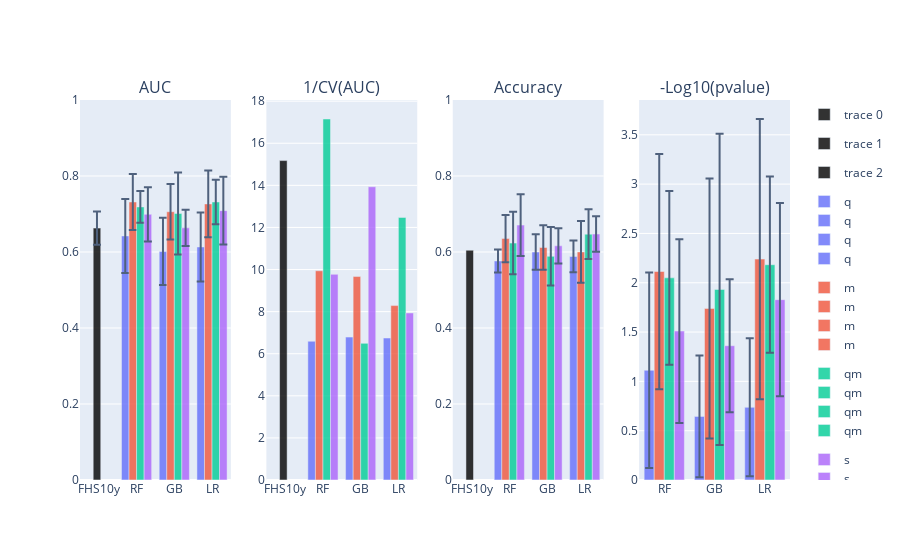

Notebook source saved alongside this figure:
### Code cell
fig = make_subplots(rows=1, cols=4, subplot_titles=['AUC', '1/CV(AUC)', 'Accuracy', '-Log10(pvalue)'])

i = 'q'

mymodels = ['rf', 'gb', 'lr']

fig.add_trace(go.Bar(
    x=['FHS10y'], y=[np.median(fhsonly_score['auc'])], marker_color='black',offset=-0.15, width=0.2, opacity=0.8,
    error_y=dict(
        array=[np.median(np.abs(np.array(fhsonly_score['auc'])-np.median(fhsonly_score['auc']))) for j in mymodels]
    )
), row=1, col=1)

fig.add_trace(go.Bar(
    x=['FHS10y'], y=[np.median(fhsonly_score['auc'])/np.median(np.abs(np.array(fhsonly_score['auc'])-np.median(fhsonly_score['auc'])))], marker_color='black',offset=-0.15, width=0.2, opacity=0.8
), row=1, col=2)

# fig.add_trace(go.Bar(
#     x=['FHS10y'], y=[-np.log10(np.mean(fhsonly_score['pv']))], marker_color='black',offset=-0.15, width=0.2, opacity=0.8
# ), row=1, col=3)
fig.add_trace(go.Bar(
    x=['FHS10y'], y=[np.median([i['test_score'] for i in fhsonly.values()])], marker_color='black',offset=-0.15, width=0.2, opacity=0.8
), row=1, col=3)

for n,i in enumerate(['q', 'm', 'qm', 's']):
    fig.add_trace(go.Bar(
        x=[i.upper() for i in mymodels],
        y=[np.median(modelScores[i][j]['auc']) for j in mymodels],
        opacity=0.8, name=i, marker_color=palette[n], legendgroup=n,#, offsetgroup=n+1
        error_y=dict(
            array=[np.median(np.abs(np.array(modelScores[i][j]['auc'])-np.median(modelScores[i][j]['auc']))) for j in mymodels]
        )
    ), row=1, col=1)

    fig.add_trace(go.Bar(
        x=[i.upper() for i in mymodels],
        y=[np.median(modelScores[i][j]['auc'])/np.median(np.abs(np.array(modelScores[i][j]['auc'])-np.median(modelScores[i][j]['auc']))) for j in mymodels],
        opacity=0.8, name=i, marker_color=palette[n], legendgroup=n,#, offsetgroup=n+1
    ), row=1, col=2)


for n,i in enumerate(['q', 'm', 'qm', 's']):
    fig.add_trace(go.Bar(
        x=[i.upper() for i in mymodels],
        y=[np.median(-np.log10(modelScores[i][j]['pv'])) for j in mymodels],
        opacity=0.8, name=i, marker_color=palette[n], legendgroup=n,
        error_y=dict(
            array=[np.median(np.abs(np.array(-np.log10(modelScores[i][j]['pv']))-np.median(-np.log10(modelScores[i][j]['pv'])))) for j in mymodels]
        )
    ), row=1, col=4)

for n,i in enumerate(['q', 'm', 'qm', 's']):
    fig.add_trace(go.Bar(
        x=[i.upper() for i in mymodels],
        #y=[scores.loc[:, idx[:, [j]]].droplevel(axis=1, level=1).loc['test'][i][0] for j in mymodels],
        y=[np.median(modelScores[i][j]['accuracy']) for j in mymodels],
        opacity=0.8, name=i, marker_color=palette[n], legendgroup=n,
        error_y=dict(
            array=[np.median(np.abs(np.array(modelScores[i][j]['accuracy'])-np.median(modelScores[i][j]['accuracy']))) for j in mymodels]
        )
    ), row=1, col=3)

fig.update_yaxes(range=(0, 1), row=1, col=1)
fig.update_yaxes(range=(0, 1), row=1, col=3)

fig.show()

############

fig = make_subplots(rows=1, cols=3, subplot_titles=['AUC', 'Accuracy', '-Log10(pvalue)'])
fig.add_trace(go.Bar(
    x=['FHS10y'], y=[np.mean(fhsonly_score['auc'])], marker_color='black',offset=-0.15, width=0.2, opacity=0.8
), row=1, col=1)
# fig.add_trace(go.Bar(
#     x=['FHS10y'], y=[-np.log10(np.mean(fhsonly_score['pv']))], marker_color='black',offset=-0.15, width=0.2, opacity=0.8
# ), row=1, col=3)
fig.add_trace(go.Bar(
    x=['FHS10y'], y=[np.mean([i['test_score'] for i in fhsonly.values()])], marker_color='black',offset=-0.15, width=0.2, opacity=0.8
), row=1, col=2)
for n,i in enumerate(['q', 'm', 'qm', 's']):
    fig.add_trace(go.Bar(
        x=[i.upper() for i in mymodels],
        y=[np.mean(FHSmodelScores[i][j]['auc']) for j in mymodels],
        opacity=0.8, name=i, marker_color=palette[n], legendgroup=n#, offsetgroup=n+1
        # error_y=dict(
        #     array=[scores.loc[:, idx[:, [j]]].droplevel(axis=1, level=1).loc['test'][i][1] for j in mymodels]
        # )
    ), row=1, col=1)


for n,i in enumerate(['q', 'm', 'qm', 's']):
    fig.add_trace(go.Bar(
        x=[i.upper() for i in mymodels],
        y=[np.mean(-np.log10(FHSmodelScores[i][j]['pv'])) for j in mymodels],
        opacity=0.8, name=i, marker_color=palette[n], legendgroup=n,
        # error_y=dict(
        #     array=[scores.loc[:, idx[:, [j]]].droplevel(axis=1, level=1).loc['test'][i][1] for j in mymodels]
        # )
    ), row=1, col=3)

for n,i in enumerate(['q', 'm', 'qm', 's']):
    fig.add_trace(go.Bar(
        x=[i.upper() for i in mymodels],
        #y=[scores.loc[:, idx[:, [j]]].droplevel(axis=1, level=1).loc['test'][i][0] for j in mymodels],
        y=[np.mean(FHSmodelScores[i][j]['accuracy']) for j in mymodels],
        opacity=0.8, name=i, marker_color=palette[n], legendgroup=n,
        # error_y=dict(
        #     array=[scores.loc[:, idx[:, [j]]].droplevel(axis=1, level=1).loc['test'][i][1] for j in mymodels]
        # )
    ), row=1, col=2)

# fig.update_yaxes(range=(0.5, 0.8), row=1, col=1)
# fig.update_yaxes(range=(0.5, 0.7), row=1, col=2)

# fig.show()

### Figure 1 — Plotly figure (JSON) as saved in the notebook; plotly's stock layout.template omitted (floating-point values rounded to 4 significant figures)
{"data": [{"error_y": {"array": [0.04368, 0.04368, 0.04368]}, "marker": {"color": "black"}, "offset": -0.15, "opacity": 0.8, "type": "bar", "width": 0.2, "x": ["FHS10y"], "xaxis": "x", "y": [0.6629], "yaxis": "y"}, {"marker": {"color": "black"}, "offset": -0.15, "opacity": 0.8, "type": "bar", "width": 0.2, "x": ["FHS10y"], "xaxis": "x2", "y": [15.18], "yaxis": "y2"}, {"marker": {"color": "black"}, "offset": -0.15, "opacity": 0.8, "type": "bar", "width": 0.2, "x": ["FHS10y"], "xaxis": "x3", "y": [0.6047], "yaxis": "y3"}, {"error_y": {"array": [0.0974, 0.08859, 0.09091]}, "legendgroup": "0", "marker": {"color": "#636EFA"}, "name": "q", "opacity": 0.8, "type": "bar", "x": ["RF", "GB", "LR"], "xaxis": "x", "y": [0.6422, 0.6016, 0.6133], "yaxis": "y"}, {"legendgroup": "0", "marker": {"color": "#636EFA"}, "name": "q", "opacity": 0.8, "type": "bar", "x": ["RF", "GB", "LR"], "xaxis": "x2", "y": [6.594, 6.791, 6.746], "yaxis": "y2"}, {"error_y": {"array": [0.07359, 0.07303, 0.08766]}, "legendgroup": "1", "marker": {"color": "#EF553B"}, "name": "m", "opacity": 0.8, "type": "bar", "x": ["RF", "GB", "LR"], "xaxis": "x", "y": [0.7316, 0.7059, 0.7265], "yaxis": "y"}, {"legendgroup": "1", "marker": {"color": "#EF553B"}, "name": "m", "opacity": 0.8, "type": "bar", "x": ["RF", "GB", "LR"], "xaxis": "x2", "y": [9.941, 9.666, 8.287], "yaxis": "y2"}, {"error_y": {"array": [0.0419, 0.108, 0.05865]}, "legendgroup": "2", "marker": {"color": "#00CC96"}, "name": "qm", "opacity": 0.8, "type": "bar", "x": ["RF", "GB", "LR"], "xaxis": "x", "y": [0.7187, 0.7012, 0.7316], "yaxis": "y"}, {"legendgroup": "2", "marker": {"color": "#00CC96"}, "name": "qm", "opacity": 0.8, "type": "bar", "x": ["RF", "GB", "LR"], "xaxis": "x2", "y": [17.15, 6.492, 12.47], "yaxis": "y2"}, {"error_y": {"array": [0.07153, 0.04762, 0.08931]}, "legendgroup": "3", "marker": {"color": "#AB63FA"}, "name": "s", "opacity": 0.8, "type": "bar", "x": ["RF", "GB", "LR"], "xaxis": "x", "y": [0.6991, 0.6635, 0.7089], "yaxis": "y"}, {"legendgroup": "3", "marker": {"color": "#AB63FA"}, "name": "s", "opacity": 0.8, "type": "bar", "x": ["RF", "GB", "LR"], "xaxis": "x2", "y": [9.774, 13.93, 7.937], "yaxis": "y2"}, {"error_y": {"array": [0.9921, 0.6179, 0.7001]}, "legendgroup": "0", "marker": {"color": "#636EFA"}, "name": "q", "opacity": 0.8, "type": "bar", "x": ["RF", "GB", "LR"], "xaxis": "x4", "y": [1.113, 0.6446, 0.7373], "yaxis": "y4"}, {"error_y": {"array": [1.192, 1.318, 1.42]}, "legendgroup": "1", "marker": {"color": "#EF553B"}, "name": "m", "opacity": 0.8, "type": "bar", "x": ["RF", "GB", "LR"], "xaxis": "x4", "y": [2.114, 1.74, 2.24], "yaxis": "y4"}, {"error_y": {"array": [0.8817, 1.577, 0.8934]}, "legendgroup": "2", "marker": {"color": "#00CC96"}, "name": "qm", "opacity": 0.8, "type": "bar", "x": ["RF", "GB", "LR"], "xaxis": "x4", "y": [2.05, 1.932, 2.183], "yaxis": "y4"}, {"error_y": {"array": [0.9314, 0.6736, 0.9795]}, "legendgroup": "3", "marker": {"color": "#AB63FA"}, "name": "s", "opacity": 0.8, "type": "bar", "x": ["RF", "GB", "LR"], "xaxis": "x4", "y": [1.51, 1.362, 1.829], "yaxis": "y4"}, {"error_y": {"array": [0.03045, 0.04651, 0.04181]}, "legendgroup": "0", "marker": {"color": "#636EFA"}, "name": "q", "opacity": 0.8, "type": "bar", "x": ["RF", "GB", "LR"], "xaxis": "x3", "y": [0.5764, 0.5999, 0.5883], "yaxis": "y3"}, {"error_y": {"array": [0.06229, 0.05869, 0.0814]}, "legendgroup": "1", "marker": {"color": "#EF553B"}, "name": "m", "opacity": 0.8, "type": "bar", "x": ["RF", "GB", "LR"], "xaxis": "x3", "y": [0.6354, 0.6118, 0.6002], "yaxis": "y3"}, {"error_y": {"array": [0.08223, 0.07697, 0.06561]}, "legendgroup": "2", "marker": {"color": "#00CC96"}, "name": "qm", "opacity": 0.8, "type": "bar", "x": ["RF", "GB", "LR"], "xaxis": "x3", "y": [0.6235, 0.5886, 0.647], "yaxis": "y3"}, {"error_y": {"array": [0.0814, 0.04651, 0.04679]}, "legendgroup": "3", "marker": {"color": "#AB63FA"}, "name": "s", "opacity": 0.8, "type": "bar", "x": ["RF", "GB", "LR"], "xaxis": "x3", "y": [0.6708, 0.6163, 0.6473], "yaxis": "y3"}], "layout": {"annotations": [{"font": {"size": 16}, "showarrow": false, "text": "AUC", "x": 0.1062, "xanchor": "center", "xref": "paper", "y": 1, "yanchor": "bottom", "yref": "paper"}, {"font": {"size": 16}, "showarrow": false, "text": "1/CV(AUC)", "x": 0.3688, "xanchor": "center", "xref": "paper", "y": 1, "yanchor": "bottom", "yref": "paper"}, {"font": {"size": 16}, "showarrow": false, "text": "Accuracy", "x": 0.6313, "xanchor": "center", "xref": "paper", "y": 1, "yanchor": "bottom", "yref": "paper"}, {"font": {"size": 16}, "showarrow": false, "text": "-Log10(pvalue)", "x": 0.8938, "xanchor": "center", "xref": "paper", "y": 1, "yanchor": "bottom", "yref": "paper"}], "xaxis": {"anchor": "y", "domain": [0, 0.2125]}, "xaxis2": {"anchor": "y2", "domain": [0.2625, 0.475]}, "xaxis3": {"anchor": "y3", "domain": [0.525, 0.7375]}, "xaxis4": {"anchor": "y4", "domain": [0.7875, 1]}, "yaxis": {"anchor": "x", "domain": [0, 1], "range": [0, 1]}, "yaxis2": {"anchor": "x2", "domain": [0, 1]}, "yaxis3": {"anchor": "x3", "domain": [0, 1], "range": [0, 1]}, "yaxis4": {"anchor": "x4", "domain": [0, 1]}}}
